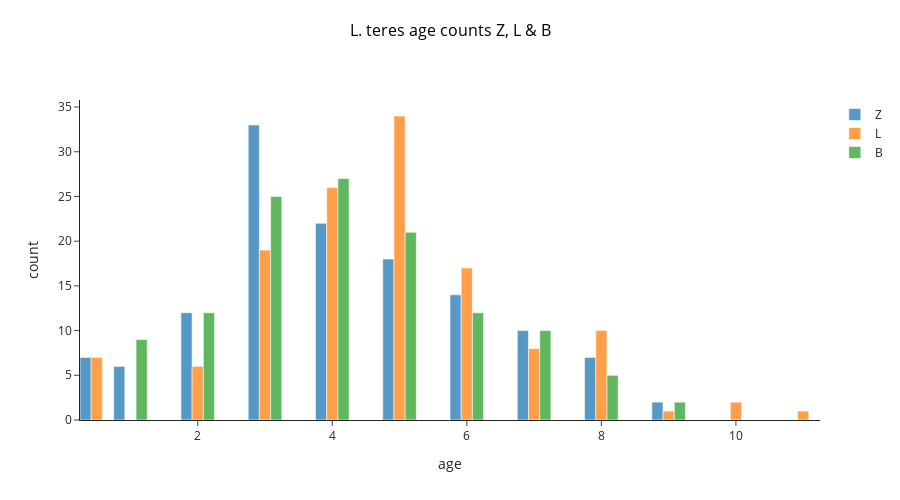

Notebook code cell kept with this figure:
### Code cell
fig = go.Figure()
fig.add_trace(go.Histogram(x=teres_df["Z age"], name='Z'))
fig.add_trace(go.Histogram(x=teres_df["L age"], name='L'))
fig.add_trace(go.Histogram(x=teres_df["B age"], name='B'))

# Overlay both histograms
fig.update_layout(
    
    title=dict(
        text='L. teres age counts Z, L & B',
        x=0.5,
        y=0.95,
        xanchor='center',
        yanchor= 'top',
        font=dict(
            size=16,
            color='#000000'
                )),
    barmode='group',
    bargap=0,
    template='simple_white',
#     paper_bgcolor='#FFFFFF',
#     plot_bgcolor='#FFFFFF',
    width=900, 
    height=500,
    bargroupgap=0
    )
# Reduce opacity to see both histograms
fig.update_traces(opacity=0.75)
fig.update_xaxes(
        showgrid=False, 
        zeroline=False,
        title_text = "age"
        )
fig.update_yaxes(
        showgrid=False, 
        zeroline=False,
        title_text = "count",
        )

fig.show()

### Figure 1 — Plotly figure (JSON) as saved in the notebook; plotly's stock layout.template omitted (floating-point values rounded to 4 significant figures; data arrays with more than 128 entries replaced by an {"elided": "..."} marker saying what was removed)
{"data": [{"name": "Z", "opacity": 0.75, "type": "histogram", "x": {"elided": "149 mixed values"}}, {"name": "L", "opacity": 0.75, "type": "histogram", "x": {"elided": "149 mixed values"}}, {"name": "B", "opacity": 0.75, "type": "histogram", "x": {"elided": "149 mixed values"}}], "layout": {"bargap": 0, "bargroupgap": 0, "barmode": "group", "height": 500, "title": {"font": {"color": "#000000", "size": 16}, "text": "L. teres age counts Z, L & B", "x": 0.5, "xanchor": "center", "y": 0.95, "yanchor": "top"}, "width": 900, "xaxis": {"showgrid": false, "title": {"text": "age"}, "zeroline": false}, "yaxis": {"showgrid": false, "title": {"text": "count"}, "zeroline": false}}}
